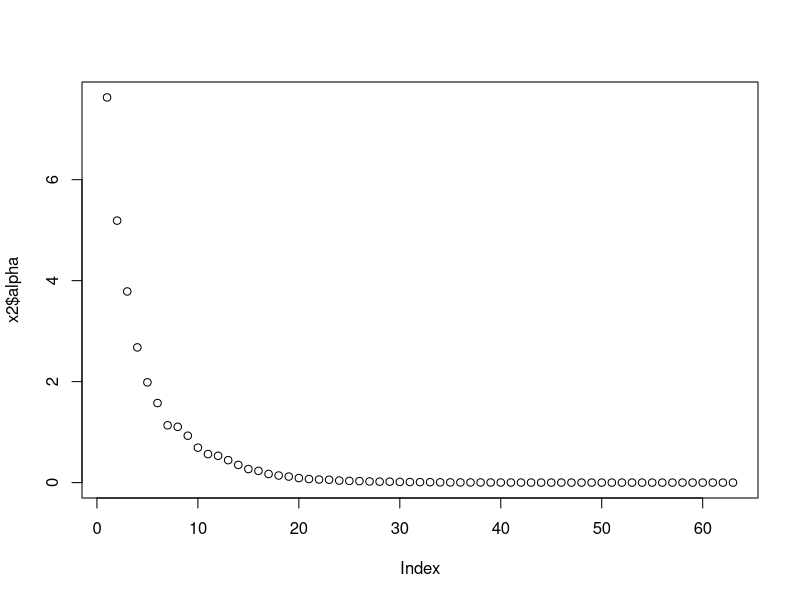

Recreate this plot in R. (Note: this script raises an error after producing the figure.)
LinearCG <- function(A, b, x0, tol=1e-5){
  xk = x0
  rk = b - A %*% xk
  dk = rk
  error = sum(rk^2)
  
  n <- nrow(A)
  
  num_iter = 0
  alphadkvec <- 0
  while(error > tol){
    adk = A %*% dk
    rk2old = sum(rk^2)
    
    alpha = rk2old / sum(dk*adk)
    
    xk = xk + alpha * dk
    rk = rk - alpha * adk
    beta = sum(rk^2) / rk2old
    dk = rk + beta * dk
    
    num_iter = num_iter + 1
    alphadkvec[num_iter] <- alpha*sqrt(sum(dk^2))
    if(num_iter > n){break}
    error <- sum(rk^2)
  }
  
  rk_norm = sqrt(sum(rk^2))
  
  return(list(sol=xk, alpha=alphadkvec))
}
#Rcpp::sourceCpp("Conjugate_gradient.cpp")

p <- 1000
n <- 1500
X = matrix(rnorm(n*p, sd=1), n, p)
beta <- rnorm(p)
y = X%*%beta + rnorm(n, 0, 1)


A <- crossprod(X);b <- crossprod(X, y); 
kappa(A)
t1 <- proc.time()
x2 <- LinearCG(A, b, rep(0, p), tol=1e-4)
t2 <- proc.time()
t2-t1
plot(x2$alpha)

sum((A%*%x2$sol-b)^2)

t1 <- proc.time()
system.time(x3 <- LinearCGc(A, b, rep(0, p), tol=1e-4))
t2 <- proc.time()
mean((x3-beta)^2)


mean((x2$sol-beta)^2)

system.time(x1 <- lm(y~X-1)$coefficients)
mean((x1-beta)^2)

system.time(x0 <- solve(A, b))
mean((x0-beta)^2)

##########################Case with high condition number###########
svX = svd(X)
X <- svX$u %*% diag(1.1^(svX$d)) %*% t(svX$v)
beta <- rnorm(p)
y = X%*%beta + rnorm(n, 0, 1)
A <- crossprod(X);b <- crossprod(X, y); 
kappa(A)
#kappa(diag(1/diag(A)^2)%*%A)

t1 <- proc.time()
x2 <- LinearCG(A, b, rep(0, p), tol=1e-4)
t2 <- proc.time()
t2-t1
plot(x2$alpha, type='l')


###############Pre-conditioner############################
A <- diag(abs(rnorm(1000, mean = 200, sd = 150))) + matrix(rnorm(1000^2, sd=1), 1000, 1000)
A <- A + t(A)

beta <- rnorm(1000)

b <- A %*% beta


kappa(A)
t1 <- proc.time()
x2 <- LinearCG(A, b, rep(0, 1000), tol=1e-4)
t2 <- proc.time()
t2-t1
plot(x2$alpha)
mean((x2$sol-beta)^2)

kappa(diag(1/diag(A))%*%A)
t1 <- proc.time()
x3 <- PreLinearCG(1/diag(A),A, b, rep(0, 1000), tol=1e-4)
t2 <- proc.time()
t2-t1
plot(x3$alpha)
mean((x3$sol-beta)^2)
